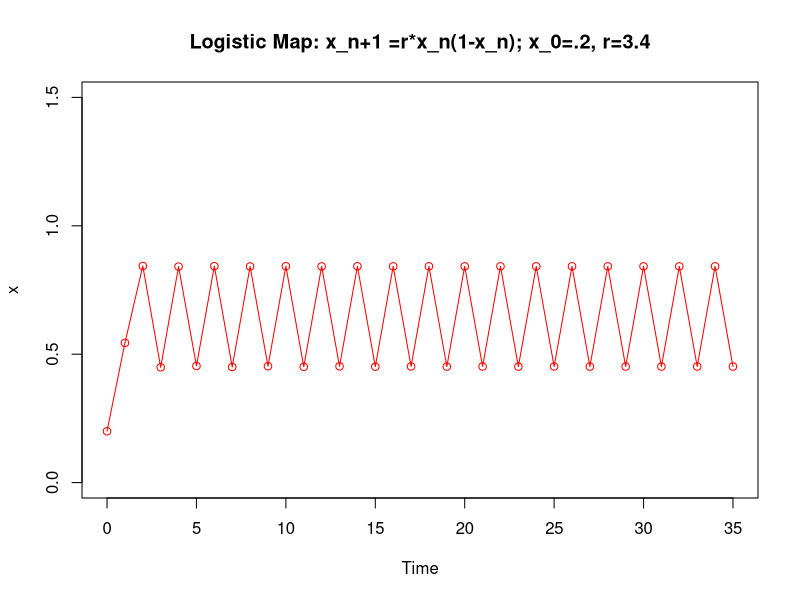

Here is the R script that generated this plot:
#Brendan Hendricks
#March 31, 2023
#hw7 Ex 3.2

r = 3.4
x = .2
t = seq(from=0,to=35,by=1)
for(i in 1:35)
  x[i+1] = r*x[i]*(1-x[i])

plot(t,x,type="o",ylim =c(0,1.5), col = "red",xlab="Time",main = "Logistic Map: x_n+1 =r*x_n(1-x_n); x_0=.2, r=3.4")

